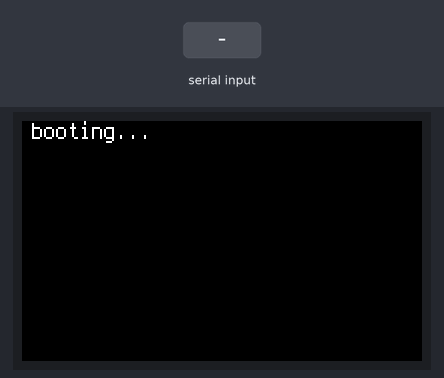
A program run on a simulated CircuitPython board. Shown: 400×240 colour display. The inputs (shaded band) are chosen by the test bench. The modem accepts every AT command (registered, SIM ready, sends succeed) and sends nothing else; what the program prints to the serial console is not drawn.

Above: at 0.1 s.
At 4.6 s:
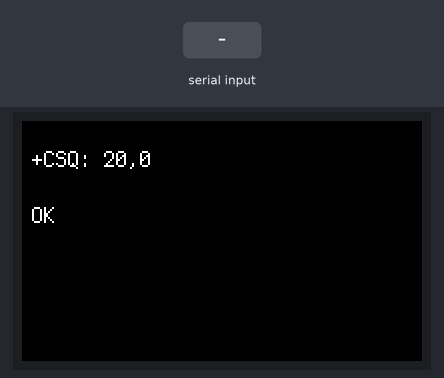
4.7 s: "1" received over the second serial link
At 7.4 s:
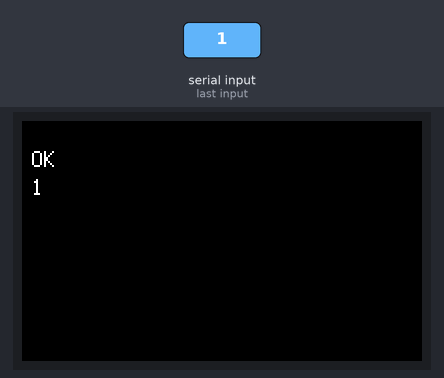
7.7 s: "0" received over the second serial link
11.2 s: "2" received over the second serial link
Timing chart, 0 to 14.2 s (numbered marks = the images above; inputs shaded):
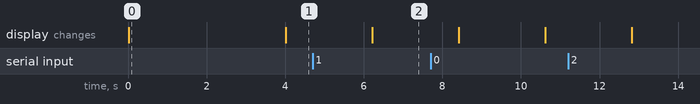

Measured:
- after the input at 4.7 s, the display: changes after 1.5 s (image 2)
- what the display in image 0 shows lasts 4.0 s, from 0.0 s to 4.0 s

The program:

small_sharp.py
```python
import board
import displayio
import framebufferio
import sharpdisplay
import busio
import digitalio
import time

# Release the existing display, if any
displayio.release_displays()

bus = board.SPI()

chip_select_pin = board.D10
# Select JUST ONE of the following lines:
# For the 400x240 display (can only be operated at 2MHz)
framebuffer = sharpdisplay.SharpMemoryFramebuffer(bus, chip_select_pin, 400, 240)
# For the 144x168 display (can be operated at up to 8MHz)
#framebuffer = sharpdisplay.SharpMemoryFramebuffer(bus, chip_select_pin, width=144, height=168, baudrate=8000000)

display = framebufferio.FramebufferDisplay(framebuffer)


from adafruit_display_text.label import Label
from terminalio import FONT
label = Label(font=FONT, text="booting...", x=10, y=10, scale=2, line_spacing=1.2)
display.root_group = label

time.sleep(3)

uart = busio.UART(board.TX, board.RX, baudrate=115200,timeout=0)

while True:

    # signal strength
    uart.write(bytes('AT+CSQ\r',"ascii"))
    #uart.write(bytes('AT\r',"ascii"))
    time.sleep(1)
    data=uart.read(uart.in_waiting).decode()
    print(data)
    label.text=str(data)
    time.sleep(2)

    # query local number
    uart.write(bytes('AT+CNUM\r',"ascii"))
    time.sleep(.2)
    data=uart.read(uart.in_waiting).decode()
    print(data)
    label.text=str(data)
    time.sleep(2)

    # switch to speaker output
    uart.write(bytes('AT+CSDVC=1\r',"ascii"))
    time.sleep(.2)
    data=uart.read(uart.in_waiting).decode()
    print(data)
    label.text=str(data)
    time.sleep(2)

    # set hte volume to 2
    uart.write(bytes('AT+CLVL=2\r',"ascii"))
    time.sleep(.2)
    data=uart.read(uart.in_waiting).decode()
    print(data)
    label.text=str(data)
    time.sleep(2)

    # dial a specified number
    uart.write(bytes('ATD16512524765;\r',"ascii"))
    time.sleep(.2)
    data=uart.read(uart.in_waiting).decode()
    print(data)
    label.text=str(data)
    time.sleep(2)
```
